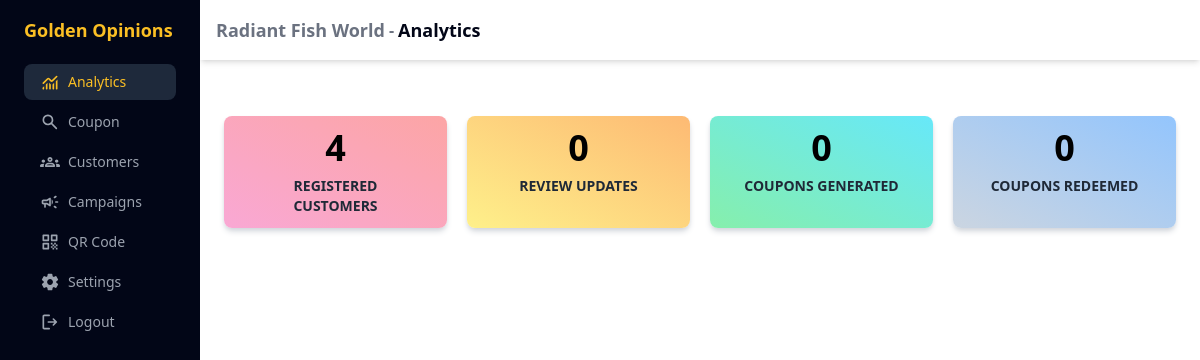
Page /dashboard (signed in) on the committed database.
### myapp/models.py (models this page shows, shortened)
class Store(db.Model):
    id = db.Column(db.Integer, primary_key=True)
    name = db.Column(db.String)
    address = db.Column(db.String)
    phone_number = db.Column(db.String(20))
    google_map_url = db.Column(db.String(50))
    place_id = db.Column(db.String(50))
    hex_id = db.Column(db.String(50))
    date_created = db.Column(db.DateTime())
    upto_timestamp = db.Column(db.DateTime())
    general_coupon_offer = db.Column(db.String)
    owner_id = db.Column(db.Integer, db.ForeignKey("user.id"))
    package = db.Column(db.String, default="basic")
    customers = db.relationship("Customer", secondary="store_customer", backref="store")
    campaigns = db.relationship("Campaign", backref="store", lazy="dynamic")
    coupons = db.relationship("Coupon", backref="store", lazy="dynamic")
    reviews = db.relationship("Review", backref="store", lazy="dynamic")
    coupons_generated = db.Column(db.Integer)
    coupons_redeemed = db.Column(db.Integer)

### myapp/decorators.py (the view)
    def inner(*args, **kwargs):
        if current_user.is_authenticated:
            if current_user.email_verified:
                return view(*args, **kwargs)
            return redirect(url_for("verify_email_request"))
        flash("You have to login first")
        return redirect(url_for("login"))

### myapp/__init__.py (called while the page is built)
@login.user_loader
def load_user(id):
    return db.session.get(models.User, int(id))

### myapp/routes.py (called while the page is built)
@app.after_request
def after_request(response):
    response.headers["Content-Security-Policy"] = (
        ""
        + "font-src https://fonts.googleapis.com/ https://fonts.gstatic.com;"
        + "style-src-elem 'self' https://fonts.googleapis.com/ https://cdn.quilljs.com 'nonce-golden';"
        + "script-src-elem 'self' https://cdnjs.cloudflare.com https://cdn.jsdelivr.net https://cdn.quilljs.com https://esm.sh 'nonce-golden'"
    )
    return response

@app.route("/dashboard")
@decorators.login_required
@decorators.verified_email_required
def dashboard():
    if current_user.role == "admin":
        stores = db.session.scalars(db.select(Store)).all()
        return render_template("dashboard-admin-overview.html", stores=stores)
    else:
        if current_user.state == "active":
            store = current_user.stores[0]
            customers = store.customers
            data = {}
            data["updates"] = {customer.id: 0 for customer in customers}
            for review in store.reviews:
                data[review.customer.id] = review.updates.count()
            return render_template(
                "dashboard-analytics.html", store=current_user.stores[0], data=data
            )
        flash("Your account is not active, please contact the admin")
        return redirect(url_for("contact"))

### myapp/templates/dashboard-analytics.html (shortened to what this page needs)
{% extends 'dashboard-shop-owner.html' %}
{% set active_page = "dashboard" %}
{% block content %}
    {% set num_customers = store.customers|length %}
    {% set num_review_updates = data['updates'].values()|sum %}
    {% set num_coupons = store.coupons.count() %}
    <div class="px-6 py-4">
        <div class="my-10 grid grid-cols-2 grid-rows-2 min-[880px]:grid-cols-4 min-[880px]:grid-rows-1 justify-items-center gap-5">
            <div class="w-full flex-col rounded-lg bg-gradient-to-tr from-pink-300 to-red-300 p-3 text-center shadow-md shadow-gray-300">
                <div class="mb-2 text-4xl font-bold">{{ num_customers }}</div>
                <div class="px-4 text-sm font-bold uppercase text-gray-800">registered customers</div>
            </div>
						{% if store.package == '5star' or store.package == '5star-unlimited' %}
						<div class="w-full flex-col rounded-lg bg-gradient-to-tr from-yellow-200 to-orange-300 p-3 text-center shadow-md shadow-gray-300">
                <div class="mb-2 text-4xl font-bold">{{ num_review_updates }}</div>
                <div class="mx-4 text-sm font-bold uppercase text-gray-800">review updates</div>
            </div>
						{% endif %}
            <div class="w-full flex-col rounded-lg bg-gradient-to-tr from-green-300 to-cyan-300 p-3 text-center shadow-md shadow-gray-300">
                <div class="mb-2 text-4xl font-bold">{{ store.coupons_generated or 0 }}</div>
                <div class="mx-4 text-sm font-bold uppercase text-gray-800">coupons generated</div>
            </div>
            <div class="w-full flex-col rounded-lg bg-gradient-to-tr from-slate-300 to-blue-300 p-3 text-center shadow-md shadow-gray-300">
                <div class="mb-2 text-4xl font-bold">{{ store.coupons_redeemed or 0 }}</div>
                <div class="text-sm font-bold uppercase text-gray-800">coupons redeemed</div>
            </div>
        </div>
    </div>
{% endblock %}

### myapp/templates/dashboard-shop-owner.html (shortened to what this page needs)
<!DOCTYPE html>
<html lang="en">
    <head translate="no">
        <link href="{{ url_for('static', filename='css/output.css') }}"
              rel="stylesheet">
    </head>
    <body>
        {% import 'macros.html' as macros %}
        <div class="mycontainer">
            <div class="bg-slate-950 h-screen w-[200px] fixed hidden sm:block px-6 text-gray-400 flex-col"
                 id="dashboard-navbar">
                <div class="text-lg text-amber-400 py-4 font-bold select-none cursor-pointer">
                    <a href="{{ url_for("index") }}">Golden Opinions</a>
                </div>
                <a href="{{ url_for("dashboard") }}">
                    <div class="w-full my-1 px-4 py-2 rounded-lg text-sm flex items-center gap-2 hover:bg-slate-800 select-none cursor-pointer {{ 'active' if active_page=='dashboard'}}">
                        <span>{{ macros.svg("monitoring", size=20, class='fill-gray-400') }}</span><span>Analytics</span>
                    </div>
                </a>
                <a href="{{ url_for("search_coupon") }}">
                    <div class="w-full my-1 px-4 py-2 rounded-lg text-sm flex items-center gap-2 hover:bg-slate-800 select-none cursor-pointer {{ 'active' if active_page=='search_coupon'}}">
                        <span>{{ macros.svg("search", size=20, class='fill-gray-400') }}</span><span>Coupon</span>
                    </div>
                </a>
                <a href="{{ url_for("dashboard_customers") }}">
                    <div class="w-full my-1 px-4 py-2 rounded-lg text-sm flex items-center gap-2 hover:bg-slate-800 select-none cursor-pointer {{ 'active' if active_page=='customers'}}">
                        <span>{{ macros.svg("groups", size=20, class='fill-gray-400') }}</span><span>Customers</span>
                    </div>
                </a>
                <a href="{{ url_for("dashboard_campaigns") }}">
                    <div class="w-full my-1 px-4 py-2 rounded-lg text-sm flex items-center gap-2 hover:bg-slate-800 select-none cursor-pointer">
                        <span>{{ macros.svg("campaign", size=20, class='fill-gray-400') }}</span><span>Campaigns</span>
                    </div>
                </a>
                <a href="{{ url_for("dashboard_qrcode") }}">
                    <div class="w-full my-1 px-4 py-2 rounded-lg text-sm flex items-center gap-2 hover:bg-slate-800 select-none cursor-pointer {{ 'active' if active_page=='qrcode'}}">
                        <span>{{ macros.svg("qrcode", size=20, class='fill-gray-400') }}</span><span>QR Code</span>
                    </div>
                </a>
                <a href="{{ url_for("settings") }}">
                    <div class="w-full my-1 px-4 py-2 rounded-lg text-sm flex items-center gap-2 hover:bg-slate-800 select-none cursor-pointer {{ 'active' if active_page=='settings'}}">
                        <span>{{ macros.svg("settings", size=20, class='fill-gray-400') }}</span><span>Settings</span>
                    </div>
                </a>
                <a href="{{ url_for("logout") }}">
                    <div class="w-full my-1 px-4 py-2 rounded-lg text-sm flex items-center gap-2 hover:bg-slate-800 select-none cursor-pointer">
                        <span>{{ macros.svg("logout", size=20, class='fill-gray-400') }}</span><span>Logout</span>
                    </div>
                </a>
            </div>
            <div class="h-screen ml-0 sm:ml-[200px]">
                <div class="w-full p-4 shadow shadow-md select-none flex items-center gap-2">
                    <div class="flex gap-1 items-center font-bold text-gray-500 text-base sm:text-lg">
                        <div class="">{{ current_user.stores[0].name }}</div>
                        <div class="text-sm sm:text-base">-</div>
                        <div class="text-slate-950">
                            {% if active_page == 'dashboard' %}
                                Analytics
                            {% elif active_page == 'customers' %}
                                Customers
                            {% elif active_page == 'campaigns' %}
                                All Campaigns
                            {% elif active_page == 'campaigns_add' %}
                                New Campaign
                            {% elif active_page == 'qrcode' %}
                                QR Code
                            {% elif active_page == 'settings' %}
                                Settings
                            {% elif active_page == 'search_coupon' %}
                                Search Coupon
                            {% elif active_page == 'verify_email' %}
                                Verify Email Address
														{% else %}
																{{ active_page }}
                            {% endif %}
                        </div>
                    </div>
                </div>
                <div id="main">
                    {% block content %}{% endblock %}
                </div>
            </div>
        </div>
    </body>
</html>

### rows in the picture
Store: name "Radiant Fish World", coupons_generated "0", coupons_redeemed "0"

### other values in the picture
{{ num_customers }} "4"
{{ num_review_updates }} "0"
